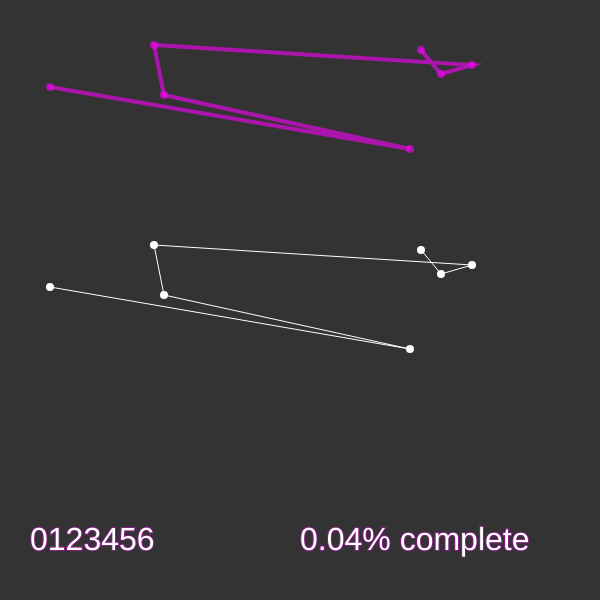
Frame 1 (no input)
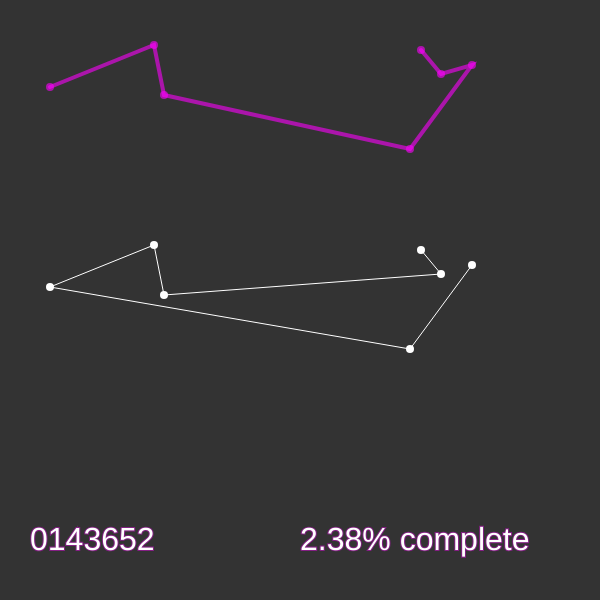
Frame 60 (no input)
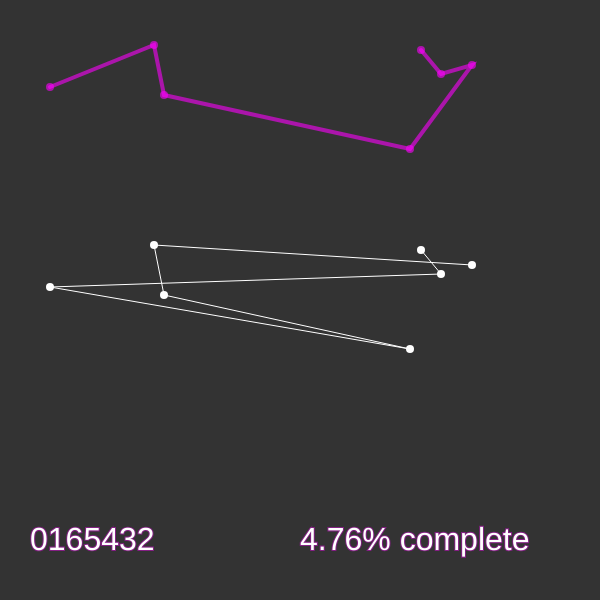
Frame 120 (the mouse pressed at the canvas centre since frame 60)

The p5.js sketch that drew these frames (run headless with seeded random() and noise() and a simulated clock; from frame 60 on, the mouse is pressed at the canvas centre):

// p5.js sketch
// ── sketch.js
let totalCities = 7;
let cities = [];
let order = [];
let bestorder = [];
let current;
let best;
let index_i, index_j;
let count = 1;
let total_perms;

function factorial(n) {
  if (n <= 1) {
    return 1;
  } else {
    return n * factorial(n - 1);
  }
}

function swap(arr, i, j) {
  let temp = arr[i];
  arr[i] = arr[j];
  arr[j] = temp;
}

function calcDistance(arr) {
  let sum = 0;
  for (let i = 0; i < arr.length - 1; i++) {
    d = dist(arr[order[i]].x, arr[order[i]].y, arr[order[i + 1]].x, arr[order[i + 1]].y);
    sum += d;
  }
  return sum;
}

function lexicalOrder() {
  count++;
  let index_i = -1;
  for (let i = 0; i < order.length - 1; i++) {
    if (order[i] < order[i + 1]) {
      index_i = i;
    }
  }
  if (index_i == -1) {
    noLoop();
    console.log("finished!");
    // console.log("minimum distance = " + best);
  }

  let index_j = -1;

  for (let i = 0; i < order.length; i++) {
    if (order[index_i] < order[i]) {
      index_j = i;
    }
  }

  swap(order, index_i, index_j);

  for (let i = index_i + 1; i < index_i + 1 + (order.length - 1 - index_i - 1) / 2; i++) {
    swap(order, i, order.length - i + index_i);
  }
  if (count == total_perms / 2 + 1) {
    noLoop();
    console.log("finished!");
  }
}

function setup() {
  createCanvas(600, 600);

  for (let i = 0; i < totalCities; i++) {
    cities[i] = createVector(floor(random(16, width - 16)), floor(random(16, height / 3 - 16)));
    order[i] = i;
    // console.log(cities[i]);
  }
  best = calcDistance(cities);
  bestorder = order.slice();

  total_perms = factorial(totalCities);
  console.log(total_perms + ' permutations, but have to check ' + total_perms / 2 + ' times!');
}

function draw() {
  background(51);

  fill(255, 0, 255, 150);
  noStroke();
  for (let i = 0; i < cities.length; i++) {
    ellipse(cities[i].x, cities[i].y, 8, 8);
  }

  stroke(255, 0, 255, 150);
  strokeWeight(4);
  noFill();
  beginShape();
  for (var i = 0; i < order.length; i++) {
    var n = bestorder[i];
    vertex(cities[n].x, cities[n].y);
  }
  endShape();

  fill(255);
  noStroke();
  for (let i = 0; i < cities.length; i++) {
    ellipse(cities[i].x, cities[i].y + height / 3, 8, 8);
  }

  stroke(255);
  strokeWeight(1);
  noFill();
  beginShape();
  for (let i = 0; i < cities.length; i++) {
    let n = order[i];
    vertex(cities[n].x, cities[n].y + height / 3);
  }
  endShape();

  current = calcDistance(cities);

  if (current < best) {
    best = current;
    bestorder = order.slice();
  }

  textSize(32);
  fill(255);
  stroke(255, 0, 255, 100);
  strokeWeight(2);
  let s = '';
  for (let i = 0; i < order.length; i++) {
    s += order[i];
  }
  text(s, 30, height - 50);
  let percent = 2 * count / total_perms * 100;
  text(nf(percent, 0, 2) + '% complete', 300, height - 50);

  lexicalOrder();
}
